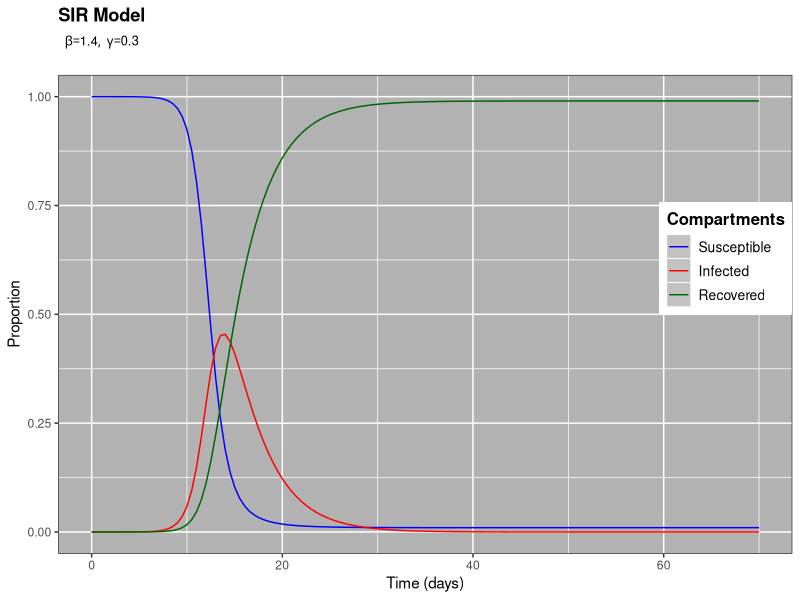
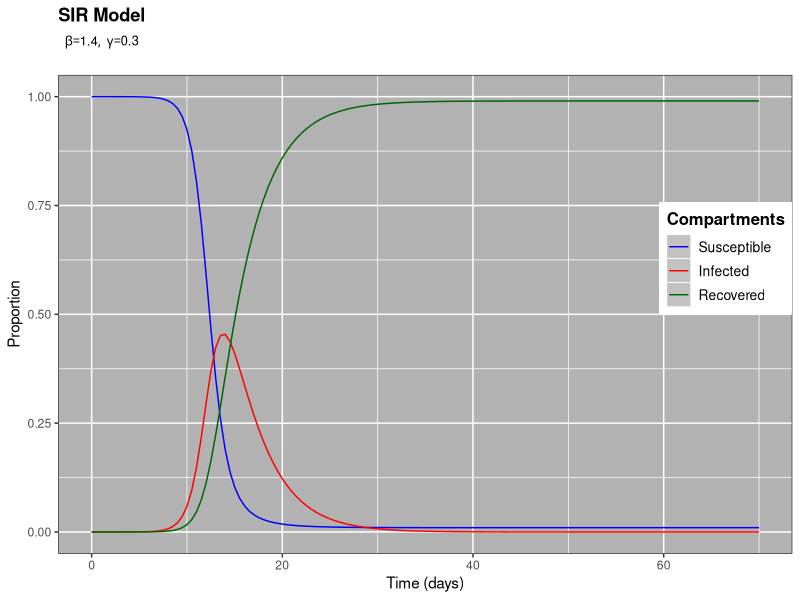

Source code (R) for these figures, in order: (Note: this script raises an error after producing the figures.)
SIR.model <- function(t, b, g){
  library(deSolve)
  library(ggplot2)
  
  ##ode solution
  init <- c(S=1-1e-6,I=1e-6,R=0)
  parameters <- c(bet=b,gamm=g)
  time <- seq(0,t,by=t/(2*length(1:t)))
  eqn <- function(time,state,parameters){
    with(as.list(c(state,parameters)),{
      dS <- -bet*S*I
      dI <- bet*S*I-gamm*I
      dR <- gamm*I
      return(list(c(dS,dI,dR)))})}
  
  out<-ode(y=init,times=time,eqn,parms=parameters)
  out.df<-as.data.frame(out)

  mytheme4 <- theme_bw() +
    theme(text=element_text(colour="black")) +
    theme(panel.grid = element_line(colour = "white")) +
    theme(panel.background = element_rect(fill = "#B2B2B2"))
  theme_set(mytheme4)
  
  ## ggplot2 data
  title <- bquote("SIR Model")
  subtit <- bquote(list(beta==.(parameters[1]),~gamma==.(parameters[2])))
  res<-ggplot(out.df,aes(x=time))+
    ggtitle(bquote(atop(bold(.(title)),atop(bold(.(subtit))))))+
    geom_line(aes(y=S,colour="Susceptible"))+
    geom_line(aes(y=I,colour="Infected"))+
    geom_line(aes(y=R,colour="Recovered"))+
    ylab(label="Proportion")+
    xlab(label="Time (days)")+
    theme(legend.justification=c(1,0), legend.position=c(1,0.5))+
    theme(legend.title=element_text(size=12,face="bold"),
          legend.background = element_rect(fill='#FFFFFF',
                                           size=0.5,linetype="solid"),
          legend.text=element_text(size=10),
          legend.key=element_rect(colour="#FFFFFF",
                                  fill='#C2C2C2',
                                  size=0.25,
                                  linetype="solid"))+
    scale_colour_manual("Compartments",
                        breaks=c("Susceptible","Infected","Recovered"),
                        values=c("blue","red","darkgreen"))
  
  print(res)
  ggsave(plot=res,
         filename=paste0("SIRplot_","time",t,"beta",b,"gamma",g,".png"),
         width=8,height=6,dpi=180)
  }

SIR.model(70,1.4,0.3)



parameters <- c(mu = 1 / (70 * 365), beta = 520 / 365,
                sigma = 1 / 14, gamma = 1 / 7)
initials <- c(S = 0.1, E = 1e-04, I = 1e-04, R = 1 - 0.1 - 1e-4 - 1e-4)

# Uncomment the following lines (running it takes more than a few seconds):
seir <- SEIR(pars = parameters, init = initials, time = 0:(60 * 365))
PlotMods(seir)


# Parameters and initial conditions.
parameters <- c(beta = 1.4247, gamma = 0.14286)
initials <- c(S = 1 - 1e-06, I = 1e-06, R = 1 - (1 - 1e-06 - 1e-06))


# Solve and plot.
sir <- SIR(pars = parameters, init = initials, time = 0:70)
PlotMods(sir)

test <-seir[["results"]]
test
